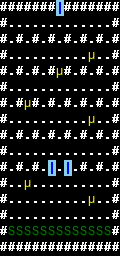

The image is a tile-based game level rendered from a .tmx file. Its description and complete source (layers, tilesets, objects, tile grids) follow:
An orthogonal 15x16 tile map with 8x16 px tiles, 2 tile layers (Terrain, Foes).

<map version="1.10" tiledversion="1.11.2" orientation="orthogonal" renderorder="right-down" width="15" height="16" tilewidth="8" tileheight="16" infinite="0" nextlayerid="3" nextobjectid="1">
 <tileset firstgid="1" source="tileset/editor.tsx" />
 <layer id="1" name="Terrain" width="15" height="16">
  <data encoding="csv">
5,5,5,5,5,5,5,6,5,5,5,5,5,5,5,
5,1,1,1,1,1,1,1,1,1,1,1,1,1,5,
5,1,5,1,5,1,5,1,5,1,5,1,5,1,5,
5,1,1,1,1,1,1,1,1,1,1,1,1,1,5,
5,1,5,1,5,1,5,1,5,1,5,1,5,1,5,
5,1,1,1,1,1,1,1,1,1,1,1,1,1,5,
5,1,5,1,5,1,5,1,5,1,5,1,5,1,5,
5,1,1,1,1,1,1,1,1,1,1,1,1,1,5,
5,1,5,1,5,1,5,1,5,1,5,1,5,1,5,
5,1,1,1,1,1,1,1,1,1,1,1,1,1,5,
5,1,5,1,5,1,6,1,6,1,5,1,5,1,5,
5,1,1,1,1,1,1,1,1,1,1,1,1,1,5,
5,1,1,1,1,1,1,1,1,1,1,1,1,1,5,
5,1,1,1,1,1,1,1,1,1,1,1,1,1,5,
5,3,3,3,3,3,3,3,3,3,3,3,3,3,5,
5,5,5,5,5,5,5,5,5,5,5,5,5,5,5
</data>
 </layer>
 <layer id="2" name="Foes" width="15" height="16">
  <data encoding="csv">
0,0,0,0,0,0,0,0,0,0,0,0,0,0,0,
0,0,0,0,0,0,0,0,0,0,0,0,0,0,0,
0,0,0,0,0,0,0,0,0,0,0,0,0,0,0,
0,0,0,0,0,0,0,0,0,0,0,2,0,0,0,
0,0,0,0,0,0,0,2,0,0,0,0,0,0,0,
0,0,0,0,0,0,0,0,0,0,0,0,0,0,0,
0,0,0,2,0,0,0,0,0,0,0,0,0,0,0,
0,0,0,0,0,0,0,0,0,0,0,2,0,0,0,
0,0,0,0,0,0,0,0,0,0,0,0,0,0,0,
0,0,0,0,0,0,0,0,0,0,0,0,0,0,0,
0,0,0,0,0,0,0,0,0,0,0,0,0,0,0,
0,0,0,2,0,0,0,0,0,0,0,0,0,0,0,
0,0,0,0,0,0,0,0,0,0,0,2,0,0,0,
0,0,0,0,0,0,0,0,0,0,0,0,0,0,0,
0,0,0,0,0,0,0,0,0,0,0,0,0,0,0,
0,0,0,0,0,0,0,0,0,0,0,0,0,0,0
</data>
 </layer>
</map>
